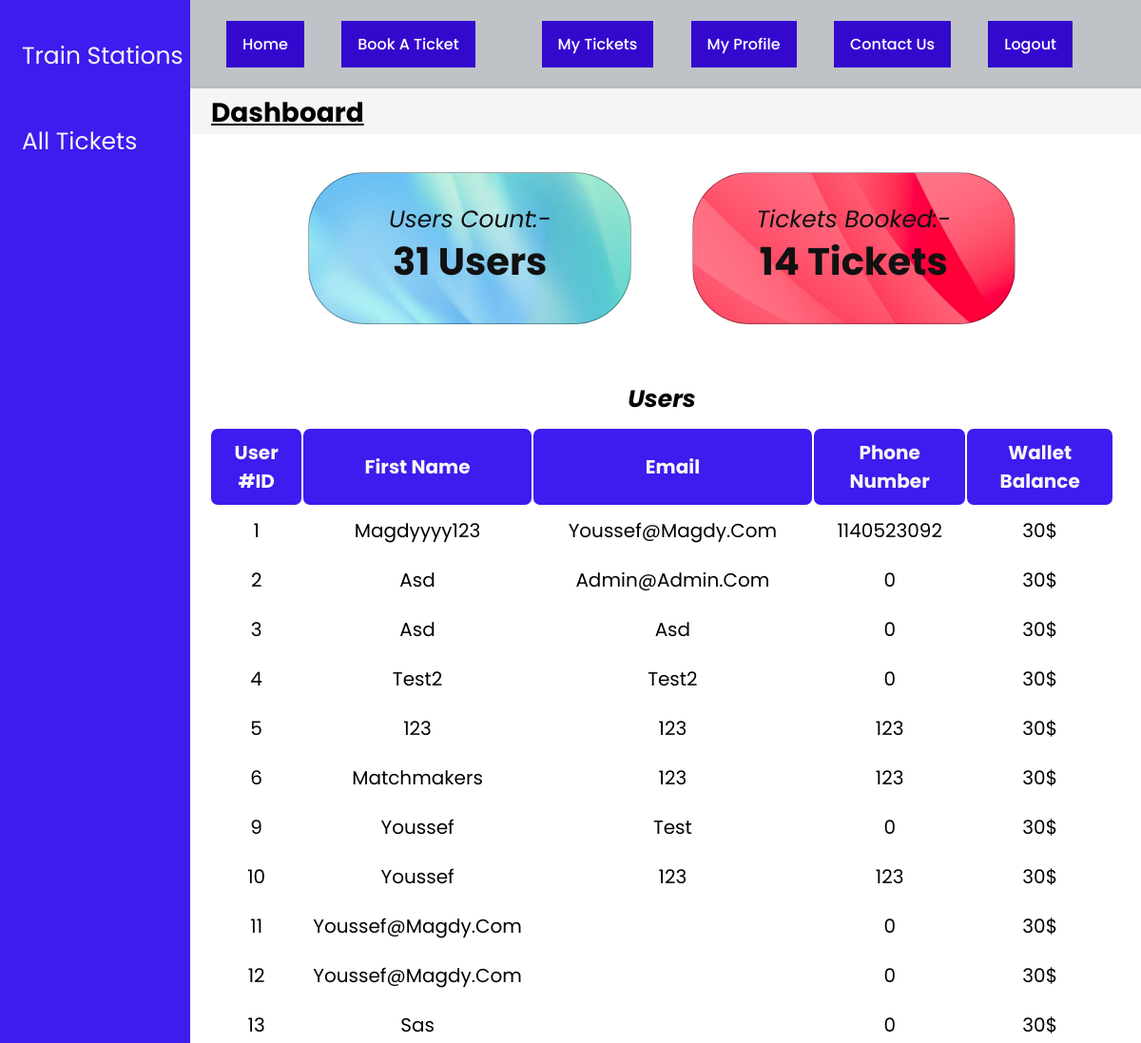
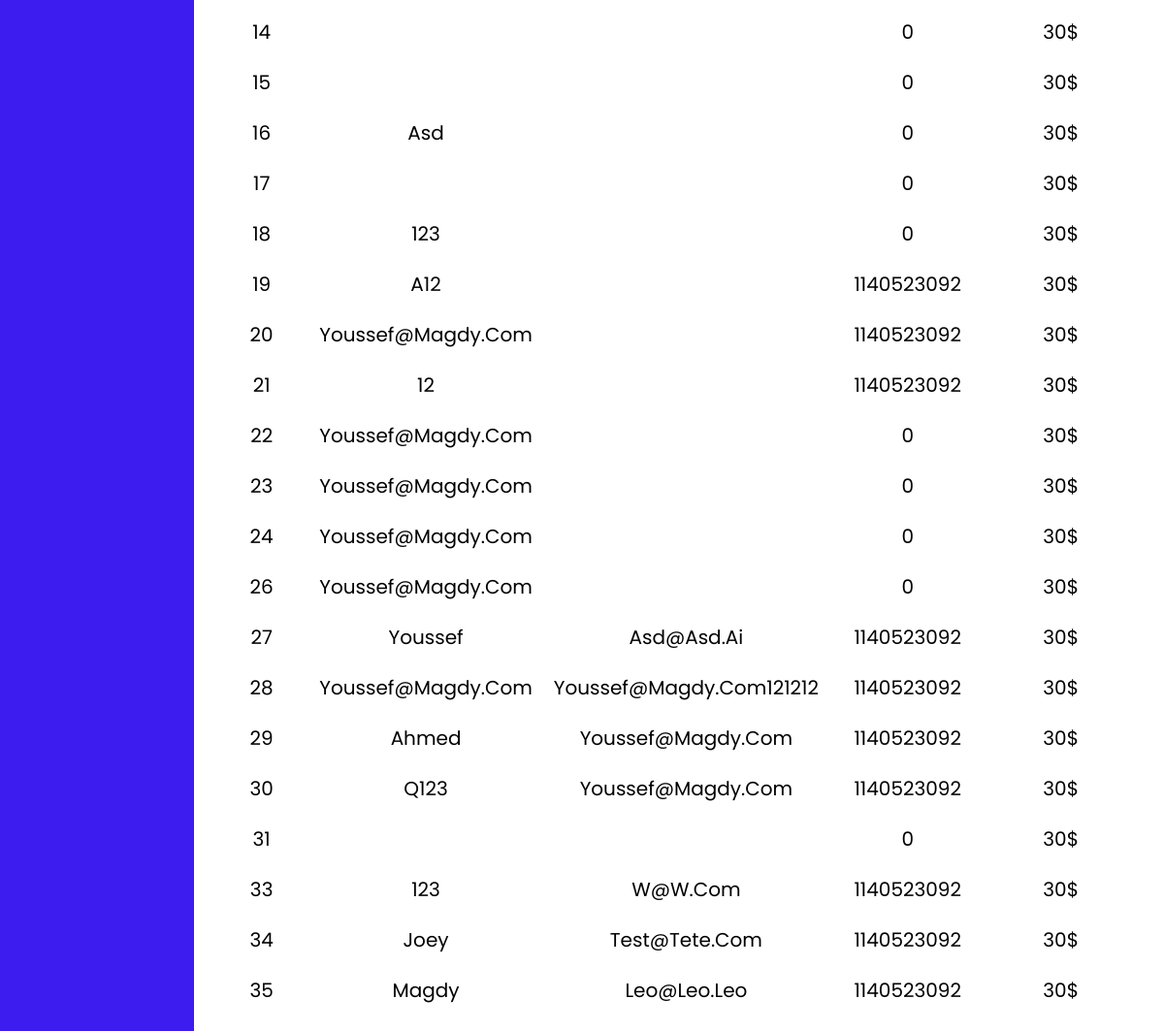
The page /admin-panel.php (signed in) on the database its author committed (2 pictures, top to bottom).
### tables this page shows
CREATE TABLE `users` (
  `id` int(10) NOT NULL,
  `user_name` varchar(200) NOT NULL,
  `user_email` varchar(200) NOT NULL,
  `user_password` varchar(200) NOT NULL,
  `user_phone` int(12) NOT NULL,
  `user_type` varchar(10) NOT NULL,
  `profile_picture` varchar(255) NOT NULL DEFAULT 'default-pp.jpg',
  `hasTicket` int(1) NOT NULL,
  `user_balance` int(255) NOT NULL
);

### admin-panel.php (the view, shortened to what this page needs)
<!DOCTYPE html>
<html lang="en">
<?php
 require_once './database/dbConnection.php';
?>
<head>
  <link rel="stylesheet" href="CSS/admin-panel.css">
</head>
<?php session_start();
    include 'navbar.php';?>
<body>
  <div class="sidenav">
    <a href="train-stations.php">Train Stations</a>
    <a href="all-tickets.php">All Tickets</a>
  </div>
  <div class="body2">
    <div class="title">
      <p> <b>Dashboard</b></p>
    </div>
    <div class="three-squares">
      <div class="square1">
        <div class="text1">
          <p>Users Count:-</p>
          <h4 name="numberOfUsers" class="heading4"><span><?php $sql = "SELECT COUNT(*) AS total from users";
$result = $conn->query($sql);
$data =  $result->fetch_assoc();
echo $data['total'];?></span> Users</h4>
        </div>
      </div>
      <div class="square3">
        <div class="text3">
          <p>Tickets Booked:-</p>
          <h4 name="totalNumberOfTicketBooked" class="heading4"><span><?php $sql = "SELECT COUNT(*) AS total from tickets";
$result = $conn->query($sql);
$data =  $result->fetch_assoc();
echo $data['total'];?></span> Tickets</h4>
        </div>
      </div>
    </div>
    <div class="users-table">
      <table>
        <caption><b>Users</b></caption>
        <thead>
          <tr>
            <th>User #ID</th>
            <th>First Name</th>
            <th>Email</th>
            <th>Phone Number</th>
            <th>Wallet balance</th>
          </tr>
        </thead>
        <?php
$sql='SELECT * FROM users';
$result=mysqli_query($conn,$sql);
while($row=mysqli_fetch_assoc($result))
{
?>
  <tbody>
  <tr>
    <td><span name="ID"><?php echo $row['id'] ?></span></td>
    <td><?php echo $row['user_name'] ?></td>
    <td><?php echo $row['user_email'] ?></td>
    <td><?php echo $row['user_phone'] ?></td>
    <td><span name="User-balance">30</span>&dollar;</td>
  </tr>
</tbody>
<?php
}
?>
      </table>
    </div>
  </div>
</body>
</html>

### css/admin-panel.css (style rules this page uses)
body { font-family: 'Poppins', sans-serif; }
.sidenav { height: 100%; width: 200px; position: fixed; z-index: 1; top: 0; left: 0px; background-color: rgb(60, 28, 238); overflow-x: hidden; padding-top: 34px; }
.sidenav a { padding: 6px 6px 6px 23px; text-decoration: none; margin-bottom: 40px; font-size: 25px; color: whitesmoke; display: block; }
.body2 { margin-left: 192px; }
.title { margin-top: 90px; font-size: 28px; text-decoration: underline; text-underline-offset: 2px; background-color: whitesmoke; padding: 8px 30px 1px; }
.three-squares { font-size: 25px; font-style: italic; color: #111; text-align: center; }
.square1, .square2, .square3 { display: inline-block; height: 160px; width: 340px; margin: 40px 28px; border: 1px rgba(0, 0, 0, 0.345) solid; border-radius: 60px; }
.square1 { background-image: url(../images/d1b416e60c46e7f6269f425c2bb8f683.jpg); background-repeat: no-repeat; background-size: cover; }
.square3 { background-image: url(../images/the-background-292729__480\ copy.jpg); background-repeat: no-repeat; background-size: cover; }
.text1, .text2, .text3 { padding: 30px 30px; }
.heading4 { font-style: normal; margin-top: -5px; text-align: center; font-size: 40px; }
.users-table { text-align: center; margin: 20px 28px; font-size: 20px; }
table { width: 100%; }
th { color: whitesmoke; background-color: rgb(60, 28, 238); border: 0px #111 solid; border-radius: 7px; }
th, td { padding: 10px; }
caption { font-size: 25px; font-style: italic; margin-bottom: 10px; }

### css/navbar.css (style rules this page uses)
* { font-family: 'Poppins', sans-serif; margin: 0; padding: 0; outline: none; border: none; text-decoration: none; text-transform: capitalize; transition: .2s linear; }

### css/index.css (style rules this page uses)
:root { --main-text-color: #3409ce; }
* { font-family: "Poppins", sans-serif; margin: 0; padding: 0; box-sizing: border-box; list-style: none; }

### rows shown on the page
users: id "1", user_name "Magdyyyy123", user_email "Youssef@magdy.com", user_phone "1140523092"
users: id "2", user_name "Asd", user_email "Admin@admin.com", user_phone "0"
users: id "3", user_name "Asd", user_email "Asd", user_phone "0"
users: id "4", user_name "Test2", user_email "Test2", user_phone "0"
users: id "5", user_name "123", user_email "123", user_phone "123"
users: id "6", user_name "Matchmakers", user_email "123", user_phone "123"
users: id "9", user_name "Youssef", user_email "Test", user_phone "0"
users: id "10", user_name "Youssef", user_email "123", user_phone "123"
users: id "11", user_name "Youssef@magdy.com", user_phone "0"
users: id "12", user_name "Youssef@magdy.com", user_phone "0"
users: id "13", user_name "Sas", user_phone "0"
users: id "14", user_phone "0"
users: id "15", user_phone "0"
users: id "16", user_name "Asd", user_phone "0"
users: id "17", user_phone "0"
users: id "18", user_name "123", user_phone "0"
users: id "19", user_name "A12", user_phone "1140523092"
users: id "20", user_name "Youssef@magdy.com", user_phone "1140523092"
users: id "21", user_name "12", user_phone "1140523092"
users: id "22", user_name "Youssef@magdy.com", user_phone "0"
users: id "23", user_name "Youssef@magdy.com", user_phone "0"
users: id "24", user_name "Youssef@magdy.com", user_phone "0"
users: id "26", user_name "Youssef@magdy.com", user_phone "0"
users: id "27", user_name "Youssef", user_email "Asd@asd.ai", user_phone "1140523092"
users: id "28", user_name "Youssef@magdy.com", user_email "Youssef@magdy.com121212", user_phone "1140523092"
users: id "29", user_name "Ahmed", user_email "Youssef@magdy.com", user_phone "1140523092"
users: id "30", user_name "Q123", user_email "Youssef@magdy.com", user_phone "1140523092"
users: id "31", user_phone "0"
users: id "33", user_name "123", user_email "W@w.com", user_phone "1140523092"
users: id "34", user_name "Joey", user_email "Test@tete.com", user_phone "1140523092"
users: id "35", user_name "Magdy", user_email "Leo@leo.leo", user_phone "1140523092"

### other values the page prints
$data['total'] "31"
$data['total'] "14"
